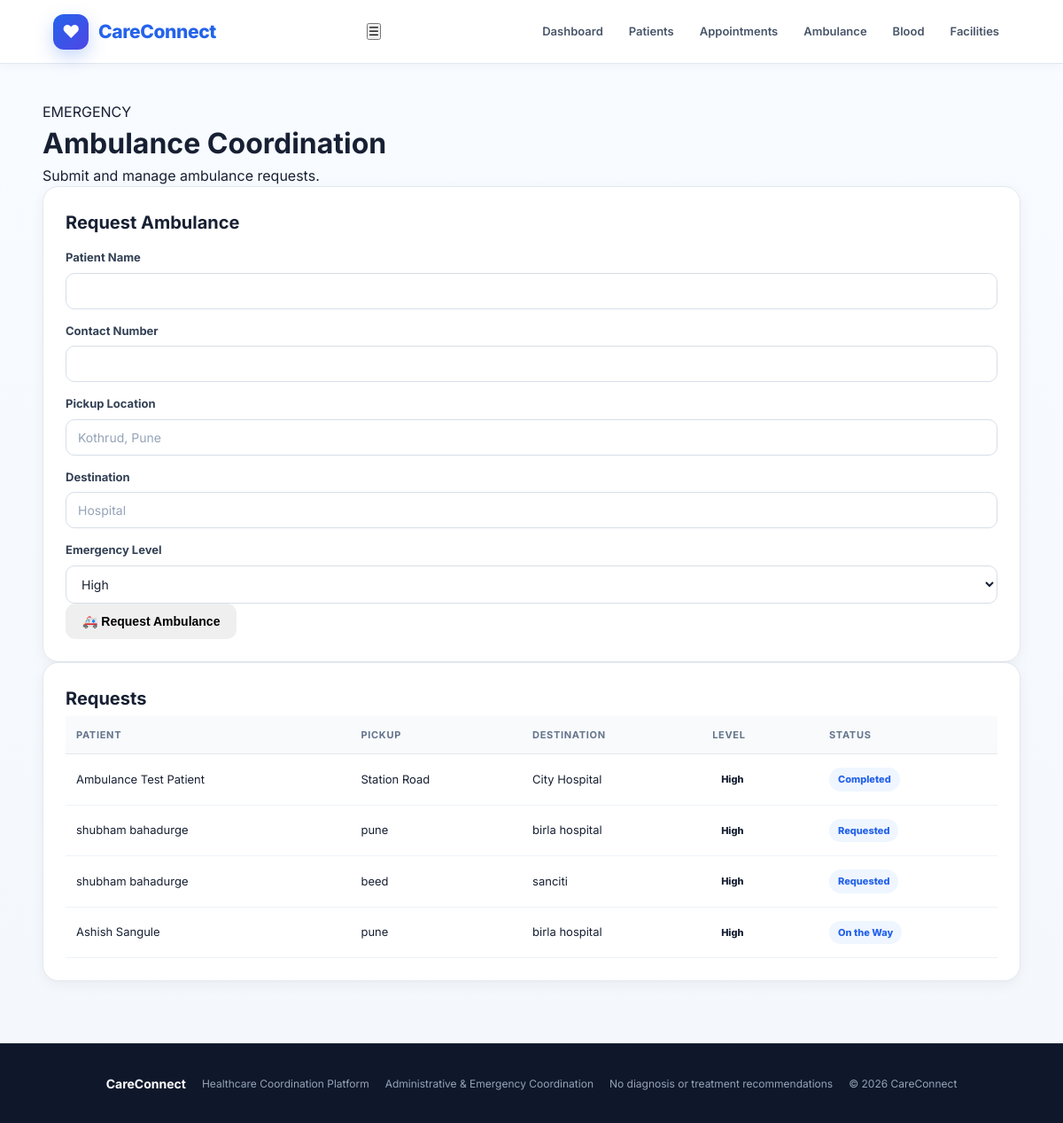
/ambulance, run on an earlier commit of the app's database.
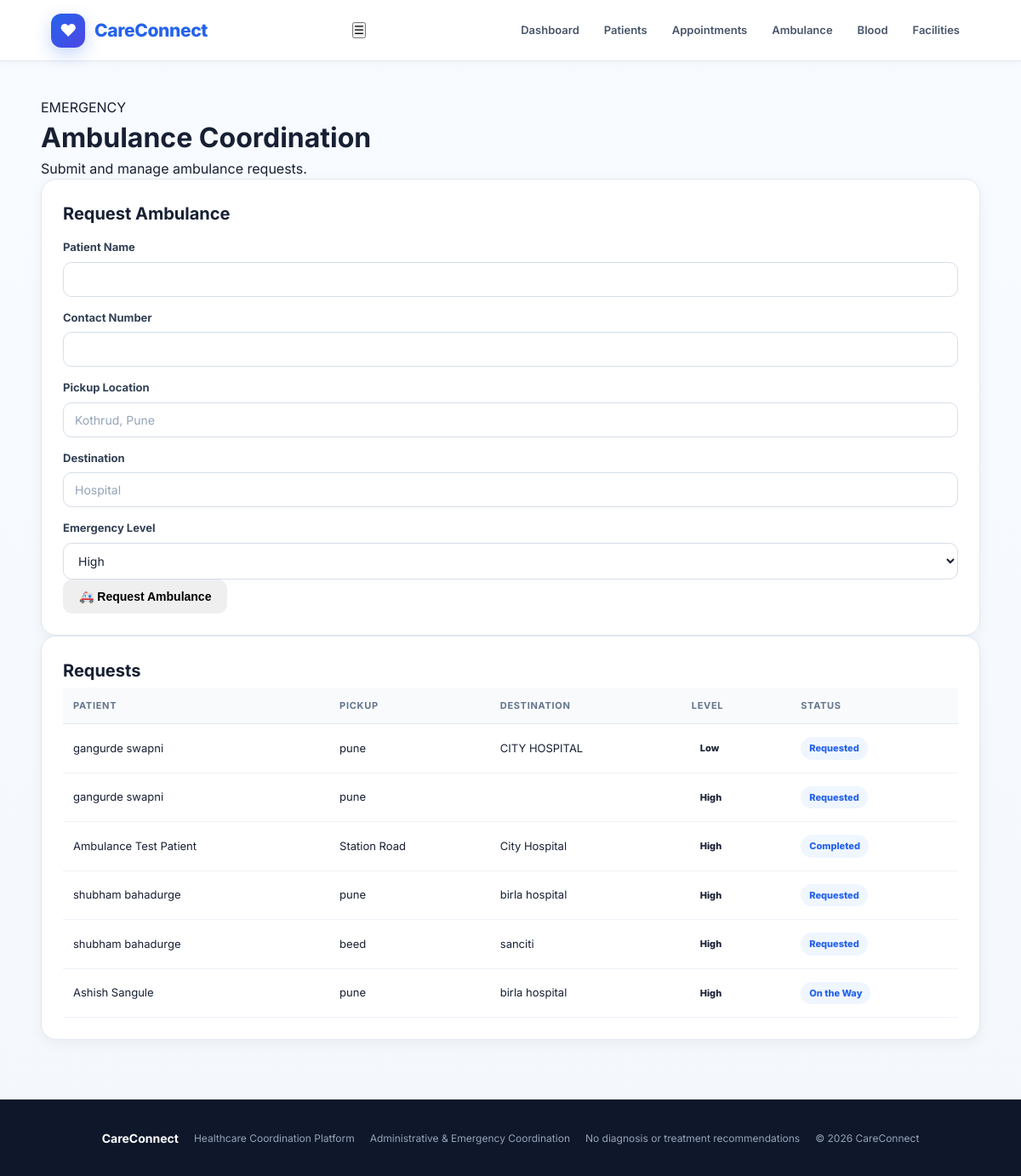
And on a later commit of the database.
### tables this page shows
CREATE TABLE ambulance_requests (
            id INTEGER PRIMARY KEY AUTOINCREMENT,
            patient_name TEXT NOT NULL,
            phone TEXT NOT NULL,
            pickup_location TEXT NOT NULL,
            destination TEXT,
            emergency_level TEXT,
            status TEXT DEFAULT 'Requested',
            created_at TEXT DEFAULT CURRENT_TIMESTAMP
        );

### app.py (the view)
@app.route("/ambulance")
def ambulance():
    conn = get_db()
    requests_data = conn.execute("""
        SELECT *
        FROM ambulance_requests
        ORDER BY id DESC
    """).fetchall()
    conn.close()
    return render_template(
        "ambulance.html",
        requests=requests_data
    )

### database.py (called while the page is built)
def get_db():
    conn = sqlite3.connect(DATABASE, check_same_thread=False)
    conn.row_factory = sqlite3.Row
    return conn

### templates/ambulance.html (shortened to what this page needs)
{% extends "base.html" %}
{% block content %}
<div class="page-header">
    <div>
        <span class="badge emergency-badge">
            EMERGENCY
        </span>
        <h1>Ambulance Coordination</h1>
        <p>
            Submit and manage ambulance requests.
        </p>
    </div>
</div>
<div class="two-column">
<div class="panel emergency-panel">
    <h2>Request Ambulance</h2>
    <form action="/ambulance/add" method="POST">
        <label>Patient Name</label>
        <input
            type="text"
            name="patient_name"
            required
        >
        <label>Contact Number</label>
        <input
            type="tel"
            name="phone"
            required
        >
        <label>Pickup Location</label>
        <input
            type="text"
            name="pickup_location"
            placeholder="Kothrud, Pune"
            required
        >
        <label>Destination</label>
        <input
            type="text"
            name="destination"
            placeholder="Hospital"
        >
        <label>Emergency Level</label>
        <select name="emergency_level">
            <option>High</option>
        </select>
        <button class="btn emergency" type="submit">
            🚑 Request Ambulance
        </button>
    </form>
</div>
<div class="panel">
    <h2>Requests</h2>
    <div class="table-container">
        <table>
            <thead>
                <tr>
                    <th>Patient</th>
                    <th>Pickup</th>
                    <th>Destination</th>
                    <th>Level</th>
                    <th>Status</th>
                </tr>
            </thead>
            <tbody>
                {% for item in requests %}
                <tr>
                    <td>
                        {{ item["patient_name"] }}
                    </td>
                    <td>
                        {{ item["pickup_location"] }}
                    </td>
                    <td>
                        {{ item["destination"] }}
                    </td>
                    <td>
                        <span class="priority">
                            {{ item["emergency_level"] }}
                        </span>
                    </td>
                    <td>
                        <span class="status requested">
                            {{ item["status"] }}
                        </span>
                    </td>
                </tr>
                {% else %}
                <tr>
                    <td colspan="5" class="empty">
                        No ambulance requests.
                    </td>
                </tr>
                {% endfor %}
            </tbody>
        </table>
    </div>
</div>
</div>
{% endblock %}

### templates/base.html (shortened to what this page needs)
<!DOCTYPE html>
<html lang="en">
<head>
    <link rel="stylesheet"
          href="{{ url_for('static', filename='css/style.css') }}">
</head>
<body>
    <header class="topbar">
        <a href="{{ url_for('index') }}"
           class="brand">
            <span class="brand-mark">
                ♥
            </span>
            <span>
                CareConnect
            </span>
        </a>
        <nav class="nav">
            <a href="{{ url_for('dashboard') }}">
                Dashboard
            </a>
            <a href="{{ url_for('patients') }}">
                Patients
            </a>
            <a href="{{ url_for('appointments') }}">
                Appointments
            </a>
            <a href="{{ url_for('ambulance') }}">
                Ambulance
            </a>
            <a href="{{ url_for('blood') }}">
                Blood
            </a>
            <a href="{{ url_for('facilities') }}">
                Facilities
            </a>
        </nav>
    </header>
    <main class="container">
        {% block content %}
        {% endblock %}
    </main>
    <footer>
        <strong>
            CareConnect
        </strong>
        <span>
            Healthcare Coordination Platform
        </span>
        <span>
            Administrative & Emergency Coordination
        </span>
        <span>
            No diagnosis or treatment recommendations
        </span>
        <span>
            © 2026 CareConnect
        </span>
    </footer>
</body>
</html>

### static/css/style.css (style rules this page uses)
* { margin: 0; padding: 0; box-sizing: border-box; }
:root { --primary: #2563eb; --primary-dark: #1d4ed8; --primary-light: #eff6ff; --success: #16a34a; --success-light: #ecfdf5; --danger: #dc2626; --danger-light: #fef2f2; --warning: #f59e0b; --warning-light: #fffbeb; --text: #172033; --muted: #64748b; --border: #e2e8f0; --bg: #f5f8fc; --white: #ffffff; --shadow-sm: 0 4px 15px rgba(15, 23, 42, 0.05); --shadow: 0 12px 35px rgba(15, 23, 42, 0.08); }
body { font-family: Inter, -apple-system, BlinkMacSystemFont, "Segoe UI", Arial, sans-serif; background: linear-gradient( 180deg, #f8fbff 0%, #f4f7fb 100% ); color: var(--text); min-height: 100vh; line-height: 1.5; }
a { color: inherit; text-decoration: none; }
.topbar { height: 72px; background: rgba(255, 255, 255, 0.96); border-bottom: 1px solid var(--border); display: flex; align-items: center; justify-content: space-between; padding: 0 5%; position: sticky; top: 0; z-index: 1000; backdrop-filter: blur(15px); box-shadow: 0 2px 12px rgba(15, 23, 42, 0.04); }
.brand { display: flex; align-items: center; gap: 11px; color: var(--primary); font-size: 21px; font-weight: 800; letter-spacing: -0.4px; }
.brand-mark { width: 40px; height: 40px; display: flex; align-items: center; justify-content: center; border-radius: 12px; color: white; background: linear-gradient( 135deg, #2563eb, #4f46e5 ); box-shadow: 0 8px 20px rgba(37, 99, 235, 0.25); font-size: 20px; }
.nav { display: flex; align-items: center; gap: 5px; }
.nav a { padding: 9px 12px; border-radius: 9px; color: #475569; font-size: 13px; font-weight: 600; transition: background 0.2s, color 0.2s, transform 0.2s; }
.container { width: min(1200px, 92%); margin: auto; padding: 42px 0 70px; }
.btn { display: inline-flex; align-items: center; justify-content: center; gap: 8px; border: none; border-radius: 11px; padding: 12px 19px; font-size: 14px; font-weight: 700; cursor: pointer; transition: transform 0.2s, box-shadow 0.2s, background 0.2s; }
.panel { background: white; border: 1px solid var(--border); border-radius: 18px; padding: 25px; box-shadow: var(--shadow-sm); }
.panel h2 { font-size: 20px; margin-bottom: 5px; }
label { display: block; color: #334155; font-size: 13px; font-weight: 700; margin: 15px 0 7px; }
input, select, textarea { width: 100%; border: 1px solid #d7dee8; border-radius: 10px; background: #fff; padding: 11px 13px; font-family: inherit; font-size: 14px; color: var(--text); outline: none; transition: border 0.2s, box-shadow 0.2s; }
input::placeholder, textarea::placeholder { color: #94a3b8; }
table { width: 100%; border-collapse: collapse; min-width: 700px; }
thead th { background: #f8fafc; color: #64748b; text-align: left; padding: 13px 12px; font-size: 11px; text-transform: uppercase; letter-spacing: 0.7px; border-bottom: 1px solid var(--border); }
tbody td { padding: 15px 12px; font-size: 13px; border-bottom: 1px solid #eef2f7; vertical-align: middle; }
tbody tr { transition: background 0.2s; }
.status { display: inline-flex; align-items: center; padding: 5px 10px; border-radius: 30px; background: #eff6ff; color: #2563eb; font-size: 11px; font-weight: 800; }
.priority { display: inline-flex; padding: 5px 10px; border-radius: 30px; font-size: 11px; font-weight: 800; }
footer { min-height: 90px; background: #0f172a; color: #94a3b8; display: flex; justify-content: center; align-items: center; flex-wrap: wrap; gap: 18px; padding: 25px 6%; font-size: 12px; border-top: 1px solid #1e293b; }
footer strong { color: white; font-size: 14px; }

What changed in the data, as far as the page shows it:
added ambulance_requests: patient_name "gangurde swapni", pickup_location "pune", destination "CITY HOSPITAL", emergency_level "Low", status "Requested"
added ambulance_requests: patient_name "gangurde swapni", pickup_location "pune", emergency_level "High", status "Requested"
